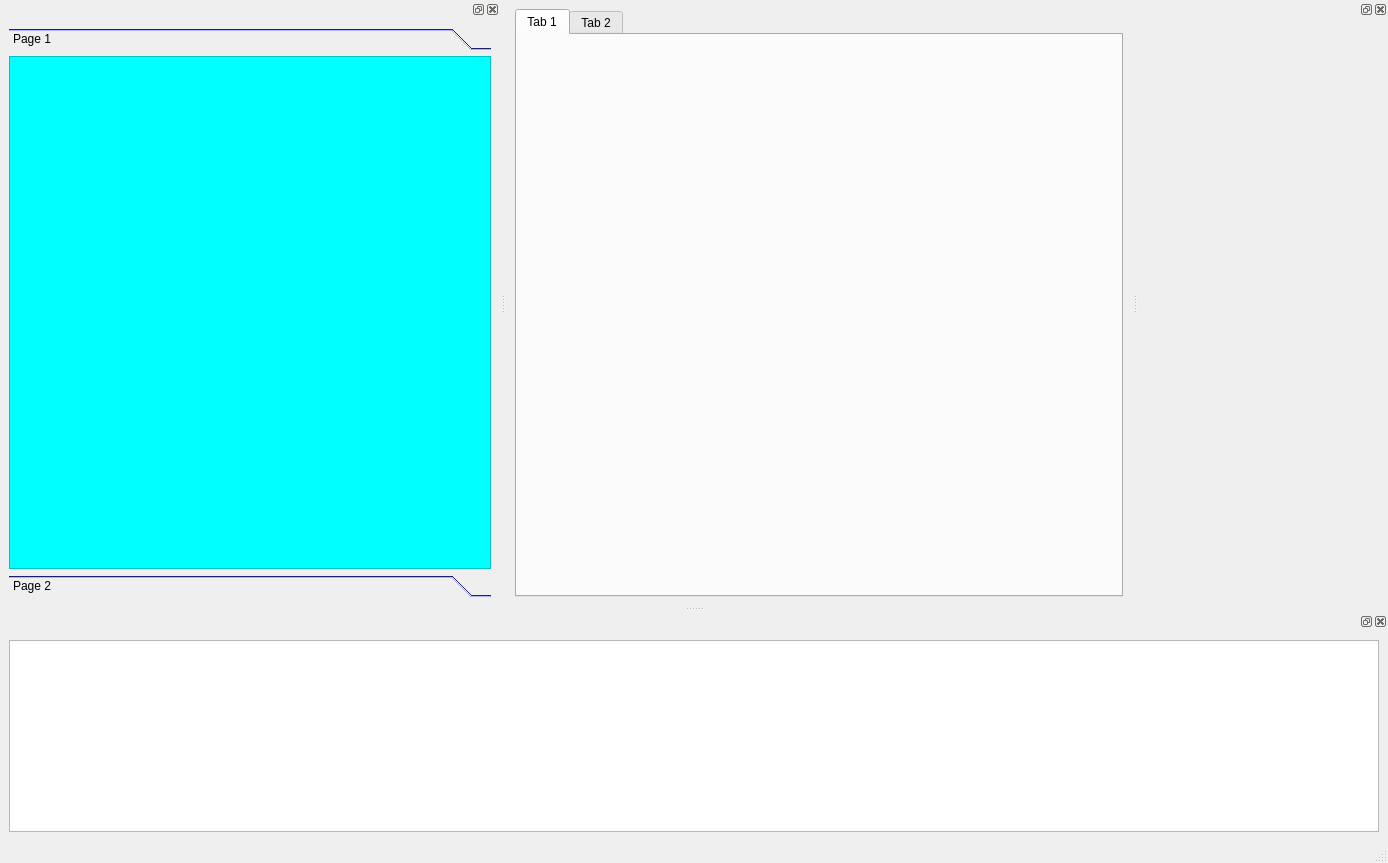
<?xml version="1.0" encoding="UTF-8"?>
<ui version="4.0">
 <class>MainWindow</class>
 <widget class="QMainWindow" name="MainWindow">
  <property name="geometry">
   <rect>
    <x>0</x>
    <y>0</y>
    <width>1388</width>
    <height>863</height>
   </rect>
  </property>
  <property name="windowTitle">
   <string>MainWindow</string>
  </property>
  <widget class="QWidget" name="centralwidget">
   <layout class="QVBoxLayout" name="verticalLayout_3">
    <item>
     <widget class="QTabWidget" name="tabWidget">
      <widget class="QWidget" name="tab">
       <attribute name="title">
        <string>Tab 1</string>
       </attribute>
      </widget>
      <widget class="QWidget" name="tab_2">
       <attribute name="title">
        <string>Tab 2</string>
       </attribute>
      </widget>
     </widget>
    </item>
   </layout>
  </widget>
  <widget class="QMenuBar" name="menubar">
   <property name="geometry">
    <rect>
     <x>0</x>
     <y>0</y>
     <width>1388</width>
     <height>21</height>
    </rect>
   </property>
  </widget>
  <widget class="QStatusBar" name="statusbar"/>
  <widget class="QDockWidget" name="dockWidget_2">
   <attribute name="dockWidgetArea">
    <number>8</number>
   </attribute>
   <widget class="QWidget" name="dockWidgetContents_2">
    <layout class="QVBoxLayout" name="verticalLayout">
     <item>
      <widget class="QTextEdit" name="textEdit"/>
     </item>
    </layout>
   </widget>
  </widget>
  <widget class="QDockWidget" name="dockWidget_3">
   <property name="minimumSize">
    <size>
     <width>250</width>
     <height>38</height>
    </size>
   </property>
   <attribute name="dockWidgetArea">
    <number>2</number>
   </attribute>
   <widget class="QWidget" name="dockWidgetContents_3"/>
  </widget>
  <widget class="QDockWidget" name="dockWidget">
   <property name="minimumSize">
    <size>
     <width>500</width>
     <height>217</height>
    </size>
   </property>
   <property name="palette">
    <palette>
     <active>
      <colorrole role="WindowText">
       <brush brushstyle="SolidPattern">
        <color alpha="255">
         <red>0</red>
         <green>0</green>
         <blue>0</blue>
        </color>
       </brush>
      </colorrole>
      <colorrole role="Button">
       <brush brushstyle="SolidPattern">
        <color alpha="255">
         <red>0</red>
         <green>170</green>
         <blue>255</blue>
        </color>
       </brush>
      </colorrole>
      <colorrole role="Light">
       <brush brushstyle="SolidPattern">
        <color alpha="255">
         <red>127</red>
         <green>213</green>
         <blue>255</blue>
        </color>
       </brush>
      </colorrole>
      <colorrole role="Midlight">
       <brush brushstyle="SolidPattern">
        <color alpha="255">
         <red>63</red>
         <green>191</green>
         <blue>255</blue>
        </color>
       </brush>
      </colorrole>
      <colorrole role="Dark">
       <brush brushstyle="SolidPattern">
        <color alpha="255">
         <red>0</red>
         <green>85</green>
         <blue>127</blue>
        </color>
       </brush>
      </colorrole>
      <colorrole role="Mid">
       <brush brushstyle="SolidPattern">
        <color alpha="255">
         <red>0</red>
         <green>113</green>
         <blue>170</blue>
        </color>
       </brush>
      </colorrole>
      <colorrole role="Text">
       <brush brushstyle="SolidPattern">
        <color alpha="255">
         <red>0</red>
         <green>0</green>
         <blue>0</blue>
        </color>
       </brush>
      </colorrole>
      <colorrole role="BrightText">
       <brush brushstyle="SolidPattern">
        <color alpha="255">
         <red>255</red>
         <green>255</green>
         <blue>255</blue>
        </color>
       </brush>
      </colorrole>
      <colorrole role="ButtonText">
       <brush brushstyle="SolidPattern">
        <color alpha="255">
         <red>0</red>
         <green>0</green>
         <blue>0</blue>
        </color>
       </brush>
      </colorrole>
      <colorrole role="Base">
       <brush brushstyle="SolidPattern">
        <color alpha="255">
         <red>255</red>
         <green>255</green>
         <blue>255</blue>
        </color>
       </brush>
      </colorrole>
      <colorrole role="Window">
       <brush brushstyle="SolidPattern">
        <color alpha="255">
         <red>0</red>
         <green>170</green>
         <blue>255</blue>
        </color>
       </brush>
      </colorrole>
      <colorrole role="Shadow">
       <brush brushstyle="SolidPattern">
        <color alpha="255">
         <red>0</red>
         <green>0</green>
         <blue>0</blue>
        </color>
       </brush>
      </colorrole>
      <colorrole role="AlternateBase">
       <brush brushstyle="SolidPattern">
        <color alpha="255">
         <red>127</red>
         <green>212</green>
         <blue>255</blue>
        </color>
       </brush>
      </colorrole>
      <colorrole role="ToolTipBase">
       <brush brushstyle="SolidPattern">
        <color alpha="255">
         <red>255</red>
         <green>255</green>
         <blue>220</blue>
        </color>
       </brush>
      </colorrole>
      <colorrole role="ToolTipText">
       <brush brushstyle="SolidPattern">
        <color alpha="255">
         <red>0</red>
         <green>0</green>
         <blue>0</blue>
        </color>
       </brush>
      </colorrole>
     </active>
     <inactive>
      <colorrole role="WindowText">
       <brush brushstyle="SolidPattern">
        <color alpha="255">
         <red>0</red>
         <green>0</green>
         <blue>0</blue>
        </color>
       </brush>
      </colorrole>
      <colorrole role="Button">
       <brush brushstyle="SolidPattern">
        <color alpha="255">
         <red>0</red>
         <green>170</green>
         <blue>255</blue>
        </color>
       </brush>
      </colorrole>
      <colorrole role="Light">
       <brush brushstyle="SolidPattern">
        <color alpha="255">
         <red>127</red>
         <green>213</green>
         <blue>255</blue>
        </color>
       </brush>
      </colorrole>
      <colorrole role="Midlight">
       <brush brushstyle="SolidPattern">
        <color alpha="255">
         <red>63</red>
         <green>191</green>
         <blue>255</blue>
        </color>
       </brush>
      </colorrole>
      <colorrole role="Dark">
       <brush brushstyle="SolidPattern">
        <color alpha="255">
         <red>0</red>
         <green>85</green>
         <blue>127</blue>
        </color>
       </brush>
      </colorrole>
      <colorrole role="Mid">
       <brush brushstyle="SolidPattern">
        <color alpha="255">
         <red>0</red>
         <green>113</green>
         <blue>170</blue>
        </color>
       </brush>
      </colorrole>
      <colorrole role="Text">
       <brush brushstyle="SolidPattern">
        <color alpha="255">
         <red>0</red>
         <green>0</green>
         <blue>0</blue>
        </color>
       </brush>
      </colorrole>
      <colorrole role="BrightText">
       <brush brushstyle="SolidPattern">
        <color alpha="255">
         <red>255</red>
         <green>255</green>
         <blue>255</blue>
        </color>
       </brush>
      </colorrole>
      <colorrole role="ButtonText">
       <brush brushstyle="SolidPattern">
        <color alpha="255">
         <red>0</red>
         <green>0</green>
         <blue>0</blue>
        </color>
       </brush>
      </colorrole>
      <colorrole role="Base">
       <brush brushstyle="SolidPattern">
        <color alpha="255">
         <red>255</red>
         <green>255</green>
         <blue>255</blue>
        </color>
       </brush>
      </colorrole>
      <colorrole role="Window">
       <brush brushstyle="SolidPattern">
        <color alpha="255">
         <red>0</red>
         <green>170</green>
         <blue>255</blue>
        </color>
       </brush>
      </colorrole>
      <colorrole role="Shadow">
       <brush brushstyle="SolidPattern">
        <color alpha="255">
         <red>0</red>
         <green>0</green>
         <blue>0</blue>
        </color>
       </brush>
      </colorrole>
      <colorrole role="AlternateBase">
       <brush brushstyle="SolidPattern">
        <color alpha="255">
         <red>127</red>
         <green>212</green>
         <blue>255</blue>
        </color>
       </brush>
      </colorrole>
      <colorrole role="ToolTipBase">
       <brush brushstyle="SolidPattern">
        <color alpha="255">
         <red>255</red>
         <green>255</green>
         <blue>220</blue>
        </color>
       </brush>
      </colorrole>
      <colorrole role="ToolTipText">
       <brush brushstyle="SolidPattern">
        <color alpha="255">
         <red>0</red>
         <green>0</green>
         <blue>0</blue>
        </color>
       </brush>
      </colorrole>
     </inactive>
     <disabled>
      <colorrole role="WindowText">
       <brush brushstyle="SolidPattern">
        <color alpha="255">
         <red>0</red>
         <green>85</green>
         <blue>127</blue>
        </color>
       </brush>
      </colorrole>
      <colorrole role="Button">
       <brush brushstyle="SolidPattern">
        <color alpha="255">
         <red>0</red>
         <green>170</green>
         <blue>255</blue>
        </color>
       </brush>
      </colorrole>
      <colorrole role="Light">
       <brush brushstyle="SolidPattern">
        <color alpha="255">
         <red>127</red>
         <green>213</green>
         <blue>255</blue>
        </color>
       </brush>
      </colorrole>
      <colorrole role="Midlight">
       <brush brushstyle="SolidPattern">
        <color alpha="255">
         <red>63</red>
         <green>191</green>
         <blue>255</blue>
        </color>
       </brush>
      </colorrole>
      <colorrole role="Dark">
       <brush brushstyle="SolidPattern">
        <color alpha="255">
         <red>0</red>
         <green>85</green>
         <blue>127</blue>
        </color>
       </brush>
      </colorrole>
      <colorrole role="Mid">
       <brush brushstyle="SolidPattern">
        <color alpha="255">
         <red>0</red>
         <green>113</green>
         <blue>170</blue>
        </color>
       </brush>
      </colorrole>
      <colorrole role="Text">
       <brush brushstyle="SolidPattern">
        <color alpha="255">
         <red>0</red>
         <green>85</green>
         <blue>127</blue>
        </color>
       </brush>
      </colorrole>
      <colorrole role="BrightText">
       <brush brushstyle="SolidPattern">
        <color alpha="255">
         <red>255</red>
         <green>255</green>
         <blue>255</blue>
        </color>
       </brush>
      </colorrole>
      <colorrole role="ButtonText">
       <brush brushstyle="SolidPattern">
        <color alpha="255">
         <red>0</red>
         <green>85</green>
         <blue>127</blue>
        </color>
       </brush>
      </colorrole>
      <colorrole role="Base">
       <brush brushstyle="SolidPattern">
        <color alpha="255">
         <red>0</red>
         <green>170</green>
         <blue>255</blue>
        </color>
       </brush>
      </colorrole>
      <colorrole role="Window">
       <brush brushstyle="SolidPattern">
        <color alpha="255">
         <red>0</red>
         <green>170</green>
         <blue>255</blue>
        </color>
       </brush>
      </colorrole>
      <colorrole role="Shadow">
       <brush brushstyle="SolidPattern">
        <color alpha="255">
         <red>0</red>
         <green>0</green>
         <blue>0</blue>
        </color>
       </brush>
      </colorrole>
      <colorrole role="AlternateBase">
       <brush brushstyle="SolidPattern">
        <color alpha="255">
         <red>0</red>
         <green>170</green>
         <blue>255</blue>
        </color>
       </brush>
      </colorrole>
      <colorrole role="ToolTipBase">
       <brush brushstyle="SolidPattern">
        <color alpha="255">
         <red>255</red>
         <green>255</green>
         <blue>220</blue>
        </color>
       </brush>
      </colorrole>
      <colorrole role="ToolTipText">
       <brush brushstyle="SolidPattern">
        <color alpha="255">
         <red>0</red>
         <green>0</green>
         <blue>0</blue>
        </color>
       </brush>
      </colorrole>
     </disabled>
    </palette>
   </property>
   <attribute name="dockWidgetArea">
    <number>1</number>
   </attribute>
   <widget class="QWidget" name="dockWidgetContents">
    <layout class="QVBoxLayout" name="verticalLayout_2">
     <item>
      <widget class="QToolBox" name="toolBox">
       <property name="palette">
        <palette>
         <active>
          <colorrole role="WindowText">
           <brush brushstyle="SolidPattern">
            <color alpha="255">
             <red>0</red>
             <green>0</green>
             <blue>0</blue>
            </color>
           </brush>
          </colorrole>
          <colorrole role="Button">
           <brush brushstyle="SolidPattern">
            <color alpha="255">
             <red>0</red>
             <green>255</green>
             <blue>255</blue>
            </color>
           </brush>
          </colorrole>
          <colorrole role="Light">
           <brush brushstyle="SolidPattern">
            <color alpha="255">
             <red>176</red>
             <green>177</green>
             <blue>255</blue>
            </color>
           </brush>
          </colorrole>
          <colorrole role="Midlight">
           <brush brushstyle="SolidPattern">
            <color alpha="255">
             <red>121</red>
             <green>123</green>
             <blue>247</blue>
            </color>
           </brush>
          </colorrole>
          <colorrole role="Dark">
           <brush brushstyle="SolidPattern">
            <color alpha="255">
             <red>33</red>
             <green>34</green>
             <blue>120</blue>
            </color>
           </brush>
          </colorrole>
          <colorrole role="Mid">
           <brush brushstyle="SolidPattern">
            <color alpha="255">
             <red>44</red>
             <green>46</green>
             <blue>160</blue>
            </color>
           </brush>
          </colorrole>
          <colorrole role="Text">
           <brush brushstyle="SolidPattern">
            <color alpha="255">
             <red>0</red>
             <green>0</green>
             <blue>0</blue>
            </color>
           </brush>
          </colorrole>
          <colorrole role="BrightText">
           <brush brushstyle="SolidPattern">
            <color alpha="255">
             <red>255</red>
             <green>255</green>
             <blue>255</blue>
            </color>
           </brush>
          </colorrole>
          <colorrole role="ButtonText">
           <brush brushstyle="SolidPattern">
            <color alpha="255">
             <red>0</red>
             <green>0</green>
             <blue>0</blue>
            </color>
           </brush>
          </colorrole>
          <colorrole role="Base">
           <brush brushstyle="SolidPattern">
            <color alpha="255">
             <red>0</red>
             <green>255</green>
             <blue>255</blue>
            </color>
           </brush>
          </colorrole>
          <colorrole role="Window">
           <brush brushstyle="SolidPattern">
            <color alpha="255">
             <red>0</red>
             <green>255</green>
             <blue>255</blue>
            </color>
           </brush>
          </colorrole>
          <colorrole role="Shadow">
           <brush brushstyle="SolidPattern">
            <color alpha="255">
             <red>0</red>
             <green>0</green>
             <blue>0</blue>
            </color>
           </brush>
          </colorrole>
          <colorrole role="AlternateBase">
           <brush brushstyle="SolidPattern">
            <color alpha="255">
             <red>161</red>
             <green>162</green>
             <blue>247</blue>
            </color>
           </brush>
          </colorrole>
          <colorrole role="ToolTipBase">
           <brush brushstyle="SolidPattern">
            <color alpha="255">
             <red>255</red>
             <green>255</green>
             <blue>220</blue>
            </color>
           </brush>
          </colorrole>
          <colorrole role="ToolTipText">
           <brush brushstyle="SolidPattern">
            <color alpha="255">
             <red>0</red>
             <green>0</green>
             <blue>0</blue>
            </color>
           </brush>
          </colorrole>
         </active>
         <inactive>
          <colorrole role="WindowText">
           <brush brushstyle="SolidPattern">
            <color alpha="255">
             <red>0</red>
             <green>0</green>
             <blue>0</blue>
            </color>
           </brush>
          </colorrole>
          <colorrole role="Button">
           <brush brushstyle="SolidPattern">
            <color alpha="255">
             <red>0</red>
             <green>255</green>
             <blue>255</blue>
            </color>
           </brush>
          </colorrole>
          <colorrole role="Light">
           <brush brushstyle="SolidPattern">
            <color alpha="255">
             <red>176</red>
             <green>177</green>
             <blue>255</blue>
            </color>
           </brush>
          </colorrole>
          <colorrole role="Midlight">
           <brush brushstyle="SolidPattern">
            <color alpha="255">
             <red>121</red>
             <green>123</green>
             <blue>247</blue>
            </color>
           </brush>
          </colorrole>
          <colorrole role="Dark">
           <brush brushstyle="SolidPattern">
            <color alpha="255">
             <red>33</red>
             <green>34</green>
             <blue>120</blue>
            </color>
           </brush>
          </colorrole>
          <colorrole role="Mid">
           <brush brushstyle="SolidPattern">
            <color alpha="255">
             <red>44</red>
             <green>46</green>
             <blue>160</blue>
            </color>
           </brush>
          </colorrole>
          <colorrole role="Text">
           <brush brushstyle="SolidPattern">
            <color alpha="255">
             <red>0</red>
             <green>0</green>
             <blue>0</blue>
            </color>
           </brush>
          </colorrole>
          <colorrole role="BrightText">
           <brush brushstyle="SolidPattern">
            <color alpha="255">
             <red>255</red>
             <green>255</green>
             <blue>255</blue>
            </color>
           </brush>
          </colorrole>
          <colorrole role="ButtonText">
           <brush brushstyle="SolidPattern">
            <color alpha="255">
             <red>0</red>
             <green>0</green>
             <blue>0</blue>
            </color>
           </brush>
          </colorrole>
          <colorrole role="Base">
           <brush brushstyle="SolidPattern">
            <color alpha="255">
             <red>0</red>
             <green>255</green>
             <blue>255</blue>
            </color>
           </brush>
          </colorrole>
          <colorrole role="Window">
           <brush brushstyle="SolidPattern">
            <color alpha="255">
             <red>0</red>
             <green>255</green>
             <blue>255</blue>
            </color>
           </brush>
          </colorrole>
          <colorrole role="Shadow">
           <brush brushstyle="SolidPattern">
            <color alpha="255">
             <red>0</red>
             <green>0</green>
             <blue>0</blue>
            </color>
           </brush>
          </colorrole>
          <colorrole role="AlternateBase">
           <brush brushstyle="SolidPattern">
            <color alpha="255">
             <red>161</red>
             <green>162</green>
             <blue>247</blue>
            </color>
           </brush>
          </colorrole>
          <colorrole role="ToolTipBase">
           <brush brushstyle="SolidPattern">
            <color alpha="255">
             <red>255</red>
             <green>255</green>
             <blue>220</blue>
            </color>
           </brush>
          </colorrole>
          <colorrole role="ToolTipText">
           <brush brushstyle="SolidPattern">
            <color alpha="255">
             <red>0</red>
             <green>0</green>
             <blue>0</blue>
            </color>
           </brush>
          </colorrole>
         </inactive>
         <disabled>
          <colorrole role="WindowText">
           <brush brushstyle="SolidPattern">
            <color alpha="255">
             <red>33</red>
             <green>34</green>
             <blue>120</blue>
            </color>
           </brush>
          </colorrole>
          <colorrole role="Button">
           <brush brushstyle="SolidPattern">
            <color alpha="255">
             <red>0</red>
             <green>255</green>
             <blue>255</blue>
            </color>
           </brush>
          </colorrole>
          <colorrole role="Light">
           <brush brushstyle="SolidPattern">
            <color alpha="255">
             <red>176</red>
             <green>177</green>
             <blue>255</blue>
            </color>
           </brush>
          </colorrole>
          <colorrole role="Midlight">
           <brush brushstyle="SolidPattern">
            <color alpha="255">
             <red>121</red>
             <green>123</green>
             <blue>247</blue>
            </color>
           </brush>
          </colorrole>
          <colorrole role="Dark">
           <brush brushstyle="SolidPattern">
            <color alpha="255">
             <red>33</red>
             <green>34</green>
             <blue>120</blue>
            </color>
           </brush>
          </colorrole>
          <colorrole role="Mid">
           <brush brushstyle="SolidPattern">
            <color alpha="255">
             <red>44</red>
             <green>46</green>
             <blue>160</blue>
            </color>
           </brush>
          </colorrole>
          <colorrole role="Text">
           <brush brushstyle="SolidPattern">
            <color alpha="255">
             <red>33</red>
             <green>34</green>
             <blue>120</blue>
            </color>
           </brush>
          </colorrole>
          <colorrole role="BrightText">
           <brush brushstyle="SolidPattern">
            <color alpha="255">
             <red>255</red>
             <green>255</green>
             <blue>255</blue>
            </color>
           </brush>
          </colorrole>
          <colorrole role="ButtonText">
           <brush brushstyle="SolidPattern">
            <color alpha="255">
             <red>33</red>
             <green>34</green>
             <blue>120</blue>
            </color>
           </brush>
          </colorrole>
          <colorrole role="Base">
           <brush brushstyle="SolidPattern">
            <color alpha="255">
             <red>0</red>
             <green>255</green>
             <blue>255</blue>
            </color>
           </brush>
          </colorrole>
          <colorrole role="Window">
           <brush brushstyle="SolidPattern">
            <color alpha="255">
             <red>0</red>
             <green>255</green>
             <blue>255</blue>
            </color>
           </brush>
          </colorrole>
          <colorrole role="Shadow">
           <brush brushstyle="SolidPattern">
            <color alpha="255">
             <red>0</red>
             <green>0</green>
             <blue>0</blue>
            </color>
           </brush>
          </colorrole>
          <colorrole role="AlternateBase">
           <brush brushstyle="SolidPattern">
            <color alpha="255">
             <red>67</red>
             <green>69</green>
             <blue>240</blue>
            </color>
           </brush>
          </colorrole>
          <colorrole role="ToolTipBase">
           <brush brushstyle="SolidPattern">
            <color alpha="255">
             <red>255</red>
             <green>255</green>
             <blue>220</blue>
            </color>
           </brush>
          </colorrole>
          <colorrole role="ToolTipText">
           <brush brushstyle="SolidPattern">
            <color alpha="255">
             <red>0</red>
             <green>0</green>
             <blue>0</blue>
            </color>
           </brush>
          </colorrole>
         </disabled>
        </palette>
       </property>
       <property name="styleSheet">
        <string notr="true">/*
 &lt;colorrole role=&quot;Window&quot;&gt;
           &lt;brush brushstyle=&quot;SolidPattern&quot;&gt;
            &lt;color alpha=&quot;255&quot;&gt;
             &lt;red&gt;67&lt;/red&gt;
             &lt;green&gt;69&lt;/green&gt;
             &lt;blue&gt;240&lt;/blue&gt;
            &lt;/color&gt;
           &lt;/brush&gt;
          &lt;/colorrole&gt;
*/
QToolBox{
	background: rgb(0, 255, 255);

};

QToolBox	.QWidget{
	background: rgb(0, 255, 255);

};</string>
       </property>
       <property name="currentIndex">
        <number>0</number>
       </property>
       <widget class="QWidget" name="page">
        <property name="geometry">
         <rect>
          <x>0</x>
          <y>0</y>
          <width>482</width>
          <height>613</height>
         </rect>
        </property>
        <attribute name="label">
         <string>Page 1</string>
        </attribute>
        <layout class="QVBoxLayout" name="verticalLayout_4">
         <property name="spacing">
          <number>0</number>
         </property>
         <property name="margin">
          <number>0</number>
         </property>
         <item>
          <widget class="QFrame" name="frame">
           <property name="frameShape">
            <enum>QFrame::StyledPanel</enum>
           </property>
           <property name="frameShadow">
            <enum>QFrame::Raised</enum>
           </property>
          </widget>
         </item>
        </layout>
       </widget>
       <widget class="QWidget" name="page_2">
        <property name="geometry">
         <rect>
          <x>0</x>
          <y>0</y>
          <width>482</width>
          <height>613</height>
         </rect>
        </property>
        <attribute name="label">
         <string>Page 2</string>
        </attribute>
       </widget>
      </widget>
     </item>
    </layout>
   </widget>
  </widget>
 </widget>
 <resources/>
 <connections/>
</ui>
